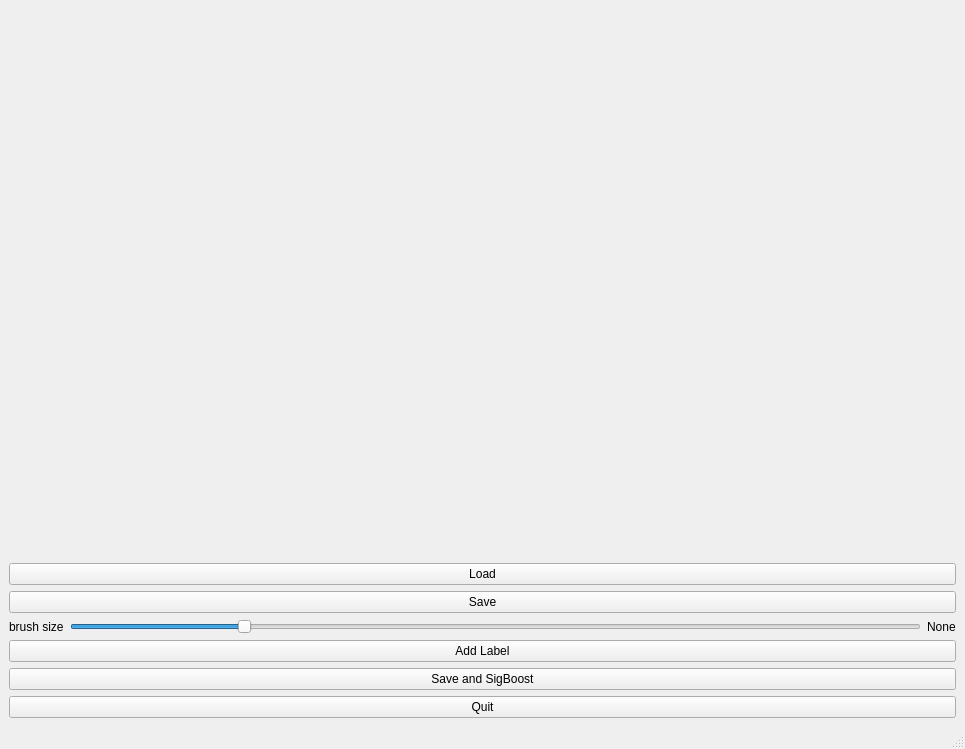
<?xml version="1.0" encoding="UTF-8"?>
<ui version="4.0">
 <class>BrainLabelingGui</class>
 <widget class="QMainWindow" name="BrainLabelingGui">
  <property name="geometry">
   <rect>
    <x>0</x>
    <y>0</y>
    <width>965</width>
    <height>749</height>
   </rect>
  </property>
  <property name="sizePolicy">
   <sizepolicy hsizetype="Expanding" vsizetype="Expanding">
    <horstretch>0</horstretch>
    <verstretch>0</verstretch>
   </sizepolicy>
  </property>
  <property name="windowTitle">
   <string>BrainLabelingGui</string>
  </property>
  <widget class="QWidget" name="centralwidget">
   <property name="sizePolicy">
    <sizepolicy hsizetype="Expanding" vsizetype="Expanding">
     <horstretch>0</horstretch>
     <verstretch>0</verstretch>
    </sizepolicy>
   </property>
   <layout class="QVBoxLayout" name="verticalLayout">
    <property name="sizeConstraint">
     <enum>QLayout::SetNoConstraint</enum>
    </property>
    <item>
     <widget class="MplWidget" name="canvaswidget" native="true">
      <property name="sizePolicy">
       <sizepolicy hsizetype="Expanding" vsizetype="Expanding">
        <horstretch>0</horstretch>
        <verstretch>0</verstretch>
       </sizepolicy>
      </property>
     </widget>
    </item>
    <item>
     <layout class="QHBoxLayout" name="horizontalLayout">
      <item>
       <layout class="QGridLayout" name="labelsLayout"/>
      </item>
      <item>
       <layout class="QVBoxLayout" name="buttonsLayout">
        <item>
         <widget class="QPushButton" name="loadButton">
          <property name="enabled">
           <bool>true</bool>
          </property>
          <property name="text">
           <string>Load</string>
          </property>
          <property name="checkable">
           <bool>false</bool>
          </property>
          <property name="default">
           <bool>false</bool>
          </property>
          <property name="flat">
           <bool>false</bool>
          </property>
         </widget>
        </item>
        <item>
         <widget class="QPushButton" name="saveButton">
          <property name="text">
           <string>Save</string>
          </property>
         </widget>
        </item>
        <item>
         <layout class="QHBoxLayout" name="horizontalLayout_2">
          <item>
           <widget class="QLabel" name="label">
            <property name="text">
             <string>brush size</string>
            </property>
           </widget>
          </item>
          <item>
           <widget class="QSlider" name="brushRadiusSlider">
            <property name="maximum">
             <number>50</number>
            </property>
            <property name="value">
             <number>10</number>
            </property>
            <property name="orientation">
             <enum>Qt::Horizontal</enum>
            </property>
            <property name="invertedControls">
             <bool>false</bool>
            </property>
            <property name="tickPosition">
             <enum>QSlider::NoTicks</enum>
            </property>
           </widget>
          </item>
          <item>
           <widget class="QLabel" name="label_2">
            <property name="text">
             <string>None</string>
            </property>
           </widget>
          </item>
         </layout>
        </item>
        <item>
         <widget class="QPushButton" name="newLabelButton">
          <property name="text">
           <string>Add Label</string>
          </property>
         </widget>
        </item>
        <item>
         <widget class="QPushButton" name="sigboostButton">
          <property name="text">
           <string>Save and SigBoost</string>
          </property>
         </widget>
        </item>
        <item>
         <widget class="QPushButton" name="quitButton">
          <property name="text">
           <string>Quit</string>
          </property>
         </widget>
        </item>
       </layout>
      </item>
     </layout>
    </item>
   </layout>
  </widget>
  <widget class="QStatusBar" name="statusbar"/>
  <widget class="QMenuBar" name="menubar">
   <property name="geometry">
    <rect>
     <x>0</x>
     <y>0</y>
     <width>965</width>
     <height>25</height>
    </rect>
   </property>
  </widget>
 </widget>
 <customwidgets>
  <customwidget>
   <class>MplWidget</class>
   <extends>QWidget</extends>
   <header>mplwidget.h</header>
   <container>1</container>
  </customwidget>
 </customwidgets>
 <resources/>
 <connections/>
</ui>
